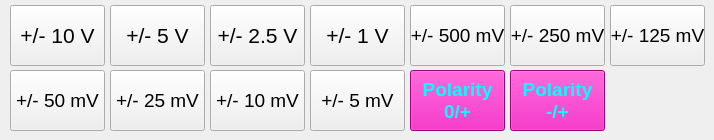
        <widget class="QWidget" name="tab_10">
         <attribute name="title">
          <string>CHANNEL 4</string>
         </attribute>
         <widget class="QPushButton" name="pushButton_set_gain_ch4_5">
          <property name="geometry">
           <rect>
            <x>510</x>
            <y>5</y>
            <width>95</width>
            <height>61</height>
           </rect>
          </property>
          <property name="font">
           <font>
            <pointsize>14</pointsize>
           </font>
          </property>
          <property name="text">
           <string notr="true">+/- 250 mV</string>
          </property>
         </widget>
         <widget class="QPushButton" name="pushButton_set_gain_ch4_7">
          <property name="geometry">
           <rect>
            <x>10</x>
            <y>70</y>
            <width>95</width>
            <height>61</height>
           </rect>
          </property>
          <property name="font">
           <font>
            <pointsize>14</pointsize>
           </font>
          </property>
          <property name="text">
           <string notr="true">+/- 50 mV</string>
          </property>
         </widget>
         <widget class="QPushButton" name="pushButton_set_gain_ch4_1">
          <property name="geometry">
           <rect>
            <x>110</x>
            <y>5</y>
            <width>95</width>
            <height>61</height>
           </rect>
          </property>
          <property name="font">
           <font>
            <pointsize>16</pointsize>
           </font>
          </property>
          <property name="text">
           <string notr="true">+/- 5 V</string>
          </property>
         </widget>
         <widget class="QPushButton" name="pushButton_set_gain_ch4_6">
          <property name="geometry">
           <rect>
            <x>610</x>
            <y>5</y>
            <width>95</width>
            <height>61</height>
           </rect>
          </property>
          <property name="font">
           <font>
            <pointsize>14</pointsize>
           </font>
          </property>
          <property name="text">
           <string notr="true">+/- 125 mV</string>
          </property>
         </widget>
         <widget class="QPushButton" name="pushButton_set_gain_ch4_4">
          <property name="geometry">
           <rect>
            <x>410</x>
            <y>5</y>
            <width>95</width>
            <height>61</height>
           </rect>
          </property>
          <property name="font">
           <font>
            <pointsize>14</pointsize>
           </font>
          </property>
          <property name="text">
           <string notr="true">+/- 500 mV</string>
          </property>
         </widget>
         <widget class="QPushButton" name="pushButton_set_gain_ch4_2">
          <property name="geometry">
           <rect>
            <x>210</x>
            <y>5</y>
            <width>95</width>
            <height>61</height>
           </rect>
          </property>
          <property name="font">
           <font>
            <pointsize>16</pointsize>
           </font>
          </property>
          <property name="text">
           <string notr="true">+/- 2.5 V</string>
          </property>
         </widget>
         <widget class="QPushButton" name="pushButton_set_gain_ch4_8">
          <property name="geometry">
           <rect>
            <x>110</x>
            <y>70</y>
            <width>95</width>
            <height>61</height>
           </rect>
          </property>
          <property name="font">
           <font>
            <pointsize>14</pointsize>
           </font>
          </property>
          <property name="text">
           <string notr="true">+/- 25 mV</string>
          </property>
         </widget>
         <widget class="QPushButton" name="pushButton_set_gain_ch4_10">
          <property name="geometry">
           <rect>
            <x>310</x>
            <y>70</y>
            <width>95</width>
            <height>61</height>
           </rect>
          </property>
          <property name="font">
           <font>
            <pointsize>14</pointsize>
           </font>
          </property>
          <property name="text">
           <string notr="true">+/- 5 mV</string>
          </property>
         </widget>
         <widget class="QPushButton" name="pushButton_set_gain_ch4_0">
          <property name="geometry">
           <rect>
            <x>10</x>
            <y>5</y>
            <width>95</width>
            <height>61</height>
           </rect>
          </property>
          <property name="font">
           <font>
            <pointsize>16</pointsize>
           </font>
          </property>
          <property name="text">
           <string notr="true">+/- 10 V</string>
          </property>
         </widget>
         <widget class="QPushButton" name="pushButton_set_gain_ch4_9">
          <property name="geometry">
           <rect>
            <x>210</x>
            <y>70</y>
            <width>95</width>
            <height>61</height>
           </rect>
          </property>
          <property name="font">
           <font>
            <pointsize>14</pointsize>
           </font>
          </property>
          <property name="text">
           <string notr="true">+/- 10 mV</string>
          </property>
         </widget>
         <widget class="QPushButton" name="pushButton_set_gain_ch4_3">
          <property name="geometry">
           <rect>
            <x>310</x>
            <y>5</y>
            <width>95</width>
            <height>61</height>
           </rect>
          </property>
          <property name="font">
           <font>
            <pointsize>16</pointsize>
           </font>
          </property>
          <property name="text">
           <string notr="true">+/- 1 V</string>
          </property>
         </widget>
         <widget class="QPushButton" name="pushButton_set_polarity_ch4_bipolar">
          <property name="geometry">
           <rect>
            <x>510</x>
            <y>70</y>
            <width>95</width>
            <height>61</height>
           </rect>
          </property>
          <property name="font">
           <font>
            <pointsize>14</pointsize>
            <weight>75</weight>
            <bold>true</bold>
           </font>
          </property>
          <property name="styleSheet">
           <string notr="true">color: rgb(0, 255, 255);
background-color: rgb(221, 0, 166);</string>
          </property>
          <property name="text">
           <string notr="true">Polarity
-/+</string>
          </property>
         </widget>
         <widget class="QPushButton" name="pushButton_set_polarity_ch4_unipolar">
          <property name="geometry">
           <rect>
            <x>410</x>
            <y>70</y>
            <width>95</width>
            <height>61</height>
           </rect>
          </property>
          <property name="font">
           <font>
            <pointsize>14</pointsize>
            <weight>75</weight>
            <bold>true</bold>
           </font>
          </property>
          <property name="styleSheet">
           <string notr="true">color: rgb(0, 255, 255);
background-color: rgb(221, 0, 166);</string>
          </property>
          <property name="text">
           <string notr="true">Polarity
0/+</string>
          </property>
         </widget>
        </widget>
